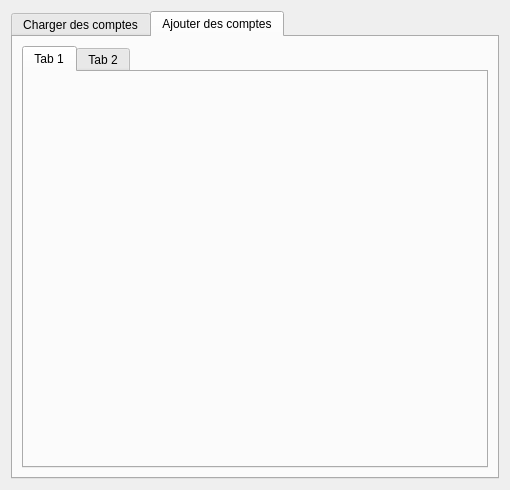
<?xml version="1.0" encoding="UTF-8"?>
<ui version="4.0">
 <class>AccountManager</class>
 <widget class="QWidget" name="AccountManager">
  <property name="geometry">
   <rect>
    <x>0</x>
    <y>0</y>
    <width>510</width>
    <height>490</height>
   </rect>
  </property>
  <property name="windowTitle">
   <string>Gestionnaire de compte</string>
  </property>
  <layout class="QGridLayout" name="gridLayout">
   <item row="0" column="0">
    <widget class="QTabWidget" name="tabWidget">
     <property name="currentIndex">
      <number>1</number>
     </property>
     <widget class="QWidget" name="tab">
      <attribute name="title">
       <string>Charger des comptes</string>
      </attribute>
     </widget>
     <widget class="QWidget" name="tab_2">
      <attribute name="title">
       <string>Ajouter des comptes</string>
      </attribute>
      <layout class="QGridLayout" name="gridLayout_2">
       <item row="0" column="0">
        <widget class="QTabWidget" name="tabWidget_2">
         <property name="currentIndex">
          <number>0</number>
         </property>
         <widget class="QWidget" name="tab_3">
          <attribute name="title">
           <string>Tab 1</string>
          </attribute>
         </widget>
         <widget class="QWidget" name="tab_4">
          <attribute name="title">
           <string>Tab 2</string>
          </attribute>
         </widget>
        </widget>
       </item>
      </layout>
     </widget>
    </widget>
   </item>
  </layout>
 </widget>
 <resources/>
 <connections/>
</ui>
